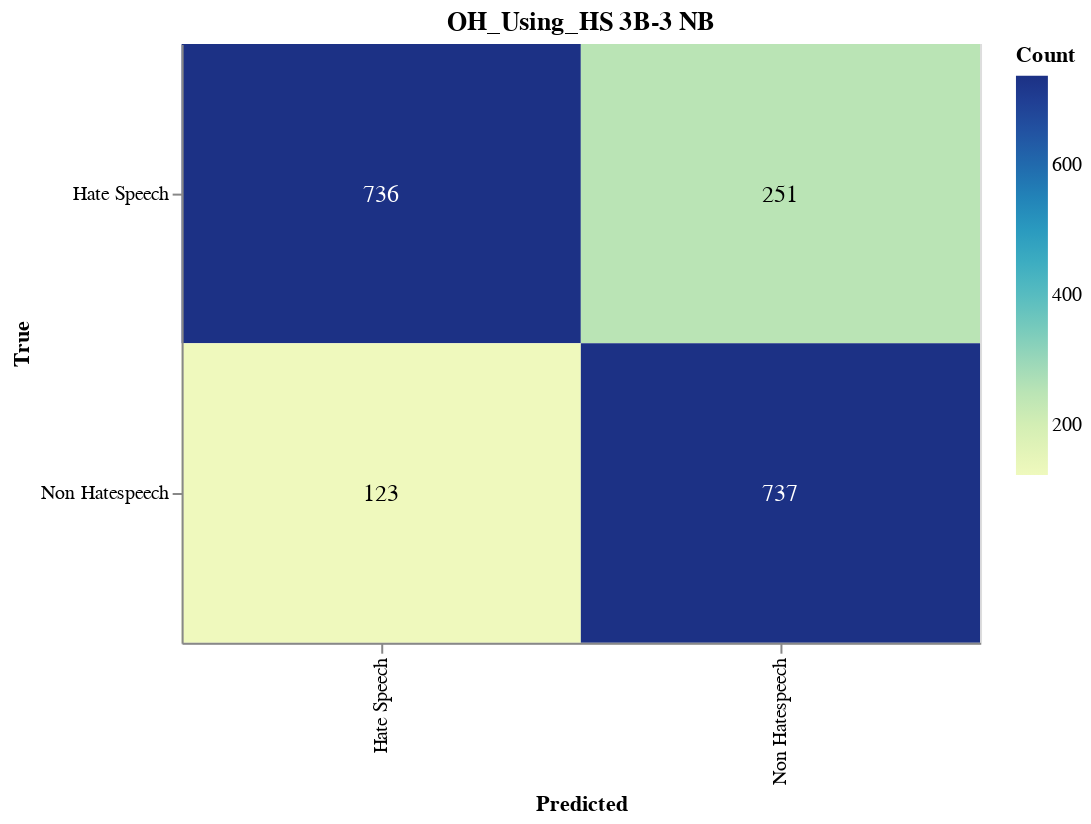

Notebook cell for this chart:
### Markdown cell above
#### Save Confusion Matrix

### Code cell
import altair as alt
import pandas as pd
from sklearn.metrics import confusion_matrix

# Calculate the confusion matrix
cm = confusion_matrix(true_labels, adjusted_predictions)

# Define class names
class_names = ['Hate Speech', 'Non Hatespeech']

# Convert confusion matrix to DataFrame
cm_df = pd.DataFrame(cm, index=class_names, columns=class_names).reset_index().melt(id_vars='index')
cm_df.columns = ['True', 'Predicted', 'Count']

# Ensure the order of categories
cm_df['True'] = pd.Categorical(cm_df['True'], categories=class_names, ordered=True)
cm_df['Predicted'] = pd.Categorical(cm_df['Predicted'], categories=class_names, ordered=True)

# Create the Altair plot
heatmap = alt.Chart(cm_df).mark_rect().encode(
    x=alt.X('Predicted:O', sort=class_names),
    y=alt.Y('True:O', sort=class_names),
    color='Count:Q',
    tooltip=['True', 'Predicted', 'Count']
).properties(
    width=400,
    height=300,
    title='OH_Using_HS 3B-3 NB'
)

# Add text labels
text = heatmap.mark_text(
    align='center',
    baseline='middle',
    fontSize=12
).encode(
    text='Count:Q',
    color=alt.condition(
        alt.datum.Count > cm.max() / 2,
        alt.value('white'),
        alt.value('black')
    )
)

# Combine heatmap and text
final_chart = heatmap + text

# Display the plot
final_chart.show()

### Figure 1 — Vega-Lite specification as saved in the notebook (floating-point values rounded to 4 significant figures)
{"config": {"view": {"continuousWidth": 300, "continuousHeight": 300}}, "layer": [{"mark": {"type": "rect"}, "encoding": {"color": {"field": "Count", "type": "quantitative"}, "tooltip": [{"field": "True", "type": "ordinal"}, {"field": "Predicted", "type": "ordinal"}, {"field": "Count", "type": "quantitative"}], "x": {"field": "Predicted", "sort": ["Hate Speech", "Non Hatespeech"], "type": "ordinal"}, "y": {"field": "True", "sort": ["Hate Speech", "Non Hatespeech"], "type": "ordinal"}}, "title": "OH_Using_HS 3B-3 NB"}, {"mark": {"type": "text", "align": "center", "baseline": "middle", "fontSize": 12}, "encoding": {"color": {"condition": {"test": "(datum.Count > 368.5)", "value": "white"}, "value": "black"}, "text": {"field": "Count", "type": "quantitative"}, "tooltip": [{"field": "True", "type": "ordinal"}, {"field": "Predicted", "type": "ordinal"}, {"field": "Count", "type": "quantitative"}], "x": {"field": "Predicted", "sort": ["Hate Speech", "Non Hatespeech"], "type": "ordinal"}, "y": {"field": "True", "sort": ["Hate Speech", "Non Hatespeech"], "type": "ordinal"}}, "title": "OH_Using_HS 3B-3 NB"}], "data": {"name": "data-65e6f3bc12bfe8b46af309d523c78873"}, "height": 300, "width": 400, "$schema": "https://vega.github.io/schema/vega-lite/v5.17.0.json", "datasets": {"data-65e6f3bc12bfe8b46af309d523c78873": [{"True": "Hate Speech", "Predicted": "Hate Speech", "Count": 736}, {"True": "Non Hatespeech", "Predicted": "Hate Speech", "Count": 123}, {"True": "Hate Speech", "Predicted": "Non Hatespeech", "Count": 251}, {"True": "Non Hatespeech", "Predicted": "Non Hatespeech", "Count": 737}]}}
